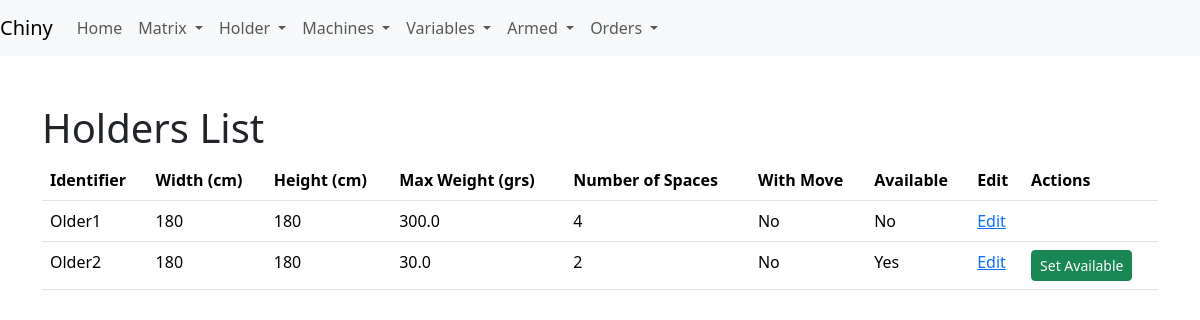
Before: /list_holders with the older database file.
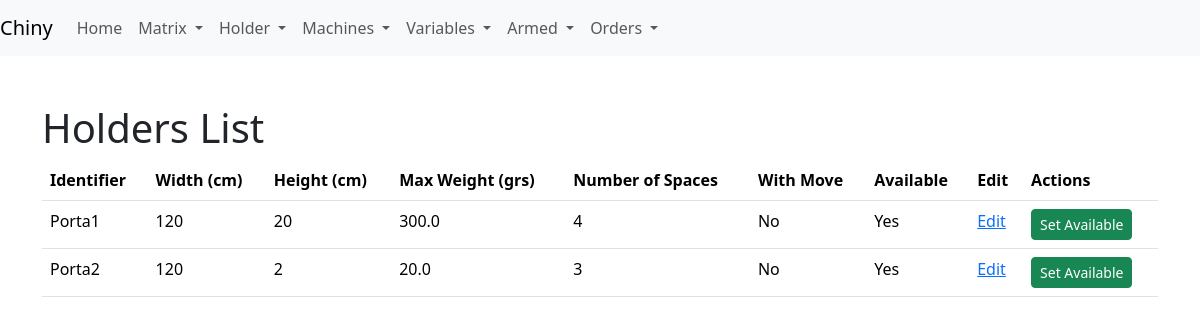
After: the same page with the newer database file.
### app/models.py (models this page shows)
class Holder(db.Model):
    __tablename__ = 'holder'
    id = db.Column(db.Integer, primary_key=True)
    identifier = db.Column(db.String(5), nullable=False)
    width_cm = db.Column(db.Integer, nullable=False)
    height_cm = db.Column(db.Integer, nullable=False)
    max_weight_grs = db.Column(db.Float, nullable=False)
    with_move = db.Column(db.Boolean, default=False)
    available = db.Column(db.Boolean, default=True)
    num_spaces = db.Column(db.Integer, nullable=False)  # Número de espacios
    sectors = db.relationship('Sector', backref='holder', lazy=True)

### app/routes.py (the view)
@app.route('/list_holders')
def list_holders():
    holders = Holder.query.all()
    return render_template('list_holders.html', holders=holders)

### app/templates/list_holders.html (shortened to what this page needs)
<!DOCTYPE html>
<html lang="en">
<head>
    <link rel="stylesheet" href="{{ url_for('static', filename='css/bootstrap.min.css') }}">
</head>
<body>
    {% include 'navbar.html' %}
    <div class="container mt-5">
        <h1>Holders List</h1>
        <table class="table">
            <thead>
                <tr>
                    <th>Identifier</th>
                    <th>Width (cm)</th>
                    <th>Height (cm)</th>
                    <th>Max Weight (grs)</th>
                    <th>Number of Spaces</th>
                    <th>With Move</th>
                    <th>Available</th>
                    <th>Edit</th>
                    <th>Actions</th>
                </tr>
            </thead>
            <tbody>
                {% for holder in holders %}
                <tr>
                    <td>{{ holder.identifier }}</td>
                    <td>{{ holder.width_cm }}</td>
                    <td>{{ holder.height_cm }}</td>
                    <td>{{ holder.max_weight_grs }}</td>
                    <td>{{ holder.num_spaces }}</td>
                    <td>{{ 'Yes' if holder.with_move else 'No' }}</td>
                    <td>{{ 'Yes' if holder.available else 'No' }}</td>
                    <td><a href="{{ url_for('edit_holder', holder_id=holder.id) }}">Edit</a></td>
                    <td>
                        {% if holder.associations|length == 0 %}
                            <form method="POST" action="{{ url_for('set_holder_available', holder_id=holder.id) }}" style="display:inline;">
                                <button type="submit" class="btn btn-success btn-sm">Set Available</button>
                            </form>
                        {% endif %}
                    </td>
                </tr>
                {% endfor %}
            </tbody>
        </table>
    </div>
</body>
</html>

Changed rows visible on the page:
changed Holder: identifier "Older1" → "Porta1"; width_cm "180" → "120"; height_cm "180" → "20"; available "No" → "Yes"; now shows "Set Available"
changed Holder: identifier "Older2" → "Porta2"; width_cm "180" → "120"; height_cm "180" → "2"; max_weight_grs "30.0" → "20.0"; num_spaces "2" → "3"
